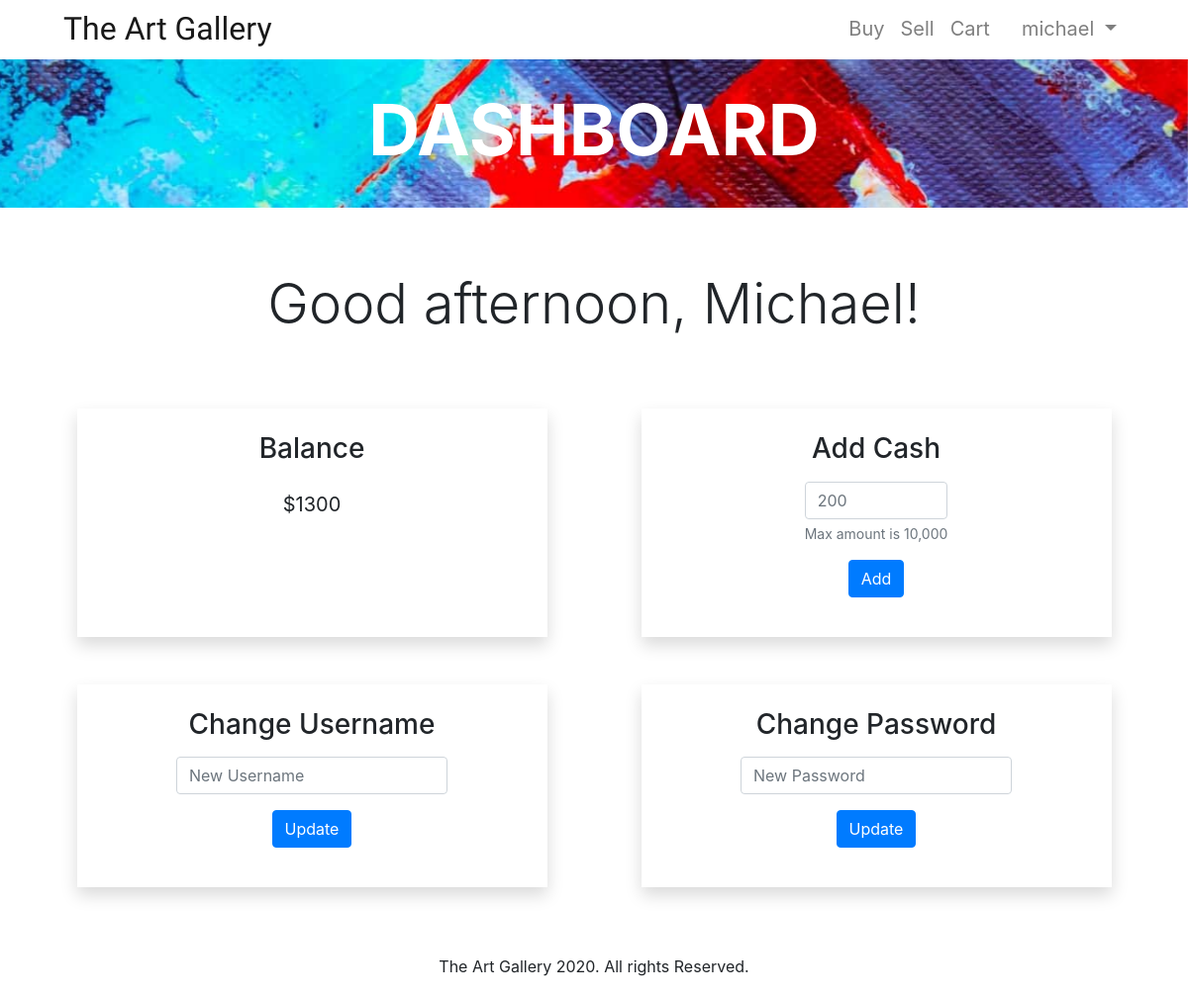
The page /dashboard (signed in) on the database as committed earlier.
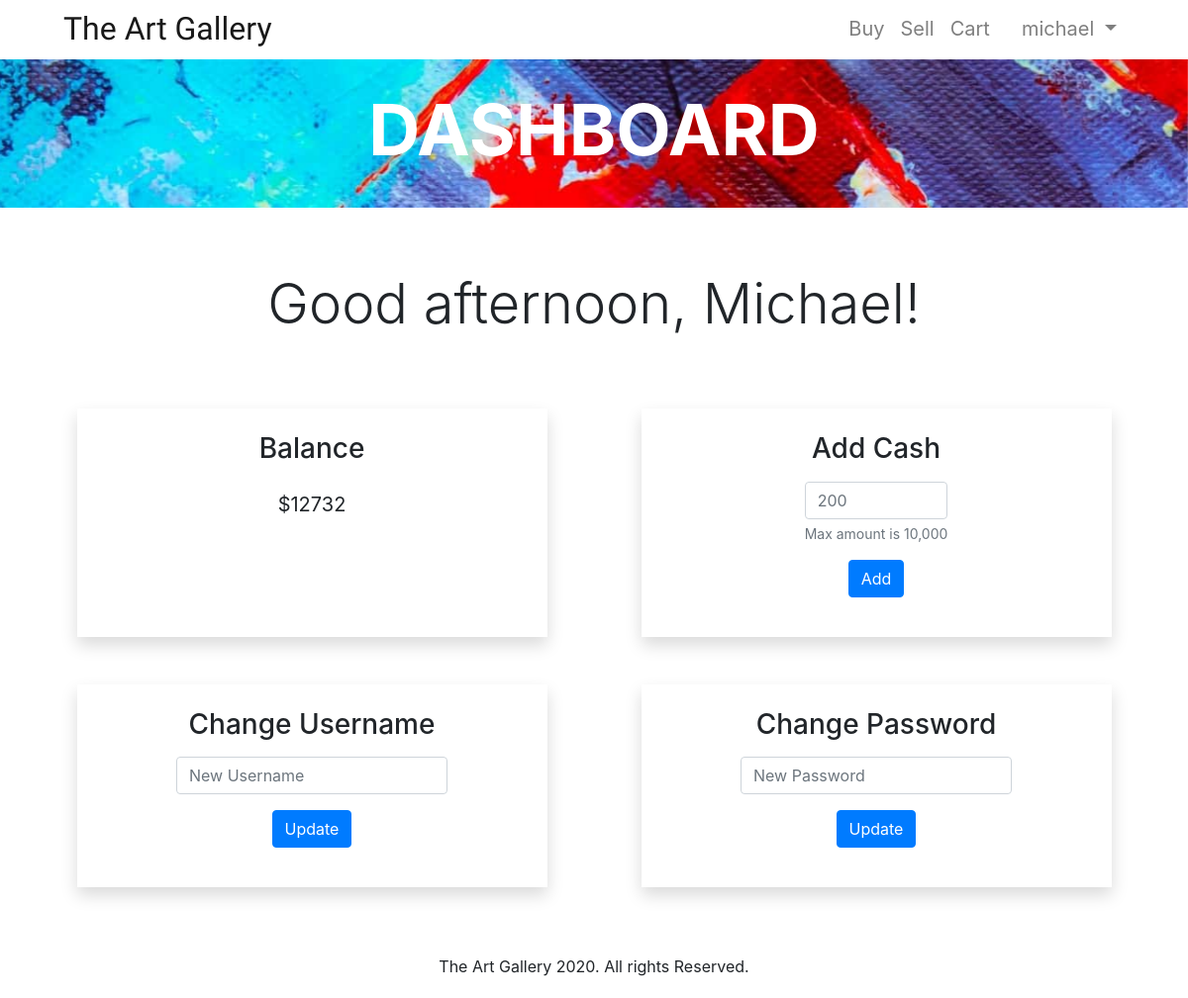
The same page on the database as committed later.
### tables this page shows
CREATE TABLE users (id INTEGER PRIMARY KEY, username TEXT NOT NULL, hashvalue TEXT NOT NULL, firstname TEXT NOT NULL, lastname TEXT NOT NULL, country TEXT NOT NULL, cash NUMERIC NOT NULL DEFAULT 500.00);

### main.py (the view)
@app.route("/dashboard", methods=["GET", "POST"])
@login_required
def dashboard():
    if request.method == "GET":
        now = datetime.now()
        hour = int(now.strftime("%H"))
        greeting = "morning"
        if hour >= 12 and hour < 18:
            greeting = "afternoon"
        elif hour >=18 and hour < 5:
            greeting = "evening"
        with sqlite3.connect("gallery.db") as con:
            db = con.cursor()
            db.execute(
                f"SELECT cash, firstname FROM users WHERE id = {session['user_id']}")
            rows = db.fetchall()
        return render_template("dashboard.html", cash=rows[0][0], name=rows[0][1], greeting=greeting)

### brains.py (called while the page is built)
def login_required(f):
    @wraps(f)
    def decorated_function(*args, **kwargs):
        if session.get("user_id") is None:
            return redirect("/login")
        return f(*args, **kwargs)
    return decorated_function

### main.py (called while the page is built)
@app.after_request
def after_request(response):
    response.headers["Cache-Control"] = "no-cache, no-store, must-revalidate"
    response.headers["Expires"] = 0
    response.headers["Pragma"] = "no-cache"
    return response

### templates/dashboard.html (shortened to what this page needs)
{% extends 'layout.html' %}
{% block main %}
<div id="dashboard-content">
    <section class="main-section mb-5">
        <div class="message-screen">
            <div id="buy-top" class="d-flex flex-column justify-content-center align-items-center top" style="
            background-image: url({{ url_for('static', filename='images/dashboard.jpg') }});">
                <h1 class="display-3 font-weight-bold" style="color:white;">DASHBOARD</h1>
            </div>
            <div class="container mt-5">
                <div class="jumbotron dash-jumbo text-center p-3">
                    <h1 class="display-4">Good {{ greeting }}, {{ name }}!</h1>
                </div>
            </div>
            <div class="container mt-5">
                <div class="row d-flex justify-content-around">
                    <div class="col-10 col-md-5 p-4 shadow text-center">
                        <h3 class="display-5">Balance</h3>
                        <p class="lead mt-4"><strong>${{ cash }}</strong></p>
                    </div>
                    <div class="col-10 col-md-5 p-4 shadow mt-5 mt-md-0 text-center d-flex justify-content-center">
                        <form action="/addCash" method="post">
                            <h3 class="display-5">Add Cash</h3>
                            <div class="form-group mt-3">
                                <input type="number" name="moreCash" class="form-control" id="inputCash"
                                    placeholder="200" min="1" max="10000" required>
                                <small id="cashHelp" class="form-text text-muted">Max amount is 10,000</small>
                            </div>
                            <div class="form-group d-flex justify-content-center">
                                <button type="submit" class="btn btn-primary">Add</button>
                            </div>
                        </form>
                    </div>
                </div>
            </div>
            <div class="container mt-5">
                <div class="row d-flex justify-content-around">
                    <div class="col-10 col-md-5 p-4 shadow text-center d-flex justify-content-center">
                        <form action="/changeUsername" method="post">
                            <h3 class="display-5">Change Username</h3>
                            <div class="form-group mt-3">
                                <input type="text" name="newUsername" class="form-control" id="newUsername"
                                    placeholder="New Username" required>
                            </div>
                            <div class="form-group d-flex justify-content-center">
                                <button type="submit" class="btn btn-primary">Update</button>
                            </div>
                        </form>
                    </div>
                    <div class="col-10 col-md-5 p-4 shadow mt-5 mt-md-0 text-center d-flex justify-content-center">
                        <form action="/changePassword" method="post">
                            <h3 class="display-5">Change Password</h3>
                            <div class="form-group mt-3">
                                <input type="password" name="newPassword" id="newPassword" class="form-control"
                                    placeholder="New Password" required>
                            </div>
                            <div class="form-group d-flex justify-content-center">
                                <button type="submit" class="btn btn-primary">Update</button>
                            </div>
                        </form>
                    </div>
                </div>
            </div>
        </div>
    </section>
</div>
{% endblock %}

### templates/layout.html (shortened to what this page needs)
<!DOCTYPE html>
<html lang="en">
<head>
    <link rel="stylesheet" href="/static/bootstrap/css/bootstrap.min.css">
    <link rel="stylesheet" href="/static/styles/styles.css">
</head>
<body>
    <header>
        <nav id="my-nav" class="navbar navbar-expand-md navbar-light fixed-top py-0" {% block styleCart %}  {% endblock %}>
            <a id="brand" class="navbar-brand ml-lg-5" href="/">The Art Gallery</a>
            <div class="collapse navbar-collapse mr-lg-5" id="navbarContent">
                <ul class="navbar-nav ml-auto">
                    {% if session.user_id %}
                        <li class="nav-item {% block activeBuy %} {% endblock %}">
                            <a class="nav-link hover-ef" href="/buy">Buy<span class="sr-only">(current)</span></a>
                        </li>
                        <li class="nav-item {% block activeSell %} {% endblock %}">
                            <a class="nav-link hover-ef" href="/sell">Sell<span class="sr-only">(current)</span></a>
                        </li>
                        <li class="nav-item {% block activeCart %} {% endblock %} {% block emptyCart %} {% endblock %}">
                            <a class="nav-link hover-ef" href="/cart">Cart<span class="sr-only">(current)</span></a>
                        </li>
                        <li class="nav-item dropdown ml-lg-3">
                            <a class="nav-link dropdown-toggle" href="#" id="navbarDropdown" role="button" data-toggle="dropdown"
                                aria-haspopup="true" aria-expanded="false">
                                {{ session.user_name }}
                            </a>
                        </li>
                    {% endif %}
                </ul>
            </div>
        </nav>
    </header>
    <main>
        {% block main %}
        {% endblock %}
    </main>
    <footer>The Art Gallery 2020. All rights Reserved.</footer>
</body>
</html>

### static/styles/styles.css (style rules this page uses)
#brand { font-family: 'Dancing Script', 'Helvetica Neue', Helvetica, Arial; font-size: 2rem !important; }
#my-nav a { font-size: 1.25rem; position: relative; }
.hover-ef::after { content: ''; top: 0; left: 0; transform: translateY(10px); transition: transform 0.3s ease; opacity: 0; height: 100%; width: 100%; border-bottom: 2px solid #343a40; position: absolute; }
.main-section { padding-top: 60px; }
.top { height: 150px; background-position: center; background-size: cover; background-repeat: no-repeat; background-attachment: fixed; }
.dash-jumbo { background-color: white; }
footer { text-align: center; padding: 20px; bottom: 0; left: 0; right: 0; }

Rows that differ between the two databases and show on the page:
changed users "Michael": cash "1300" → "12732"
